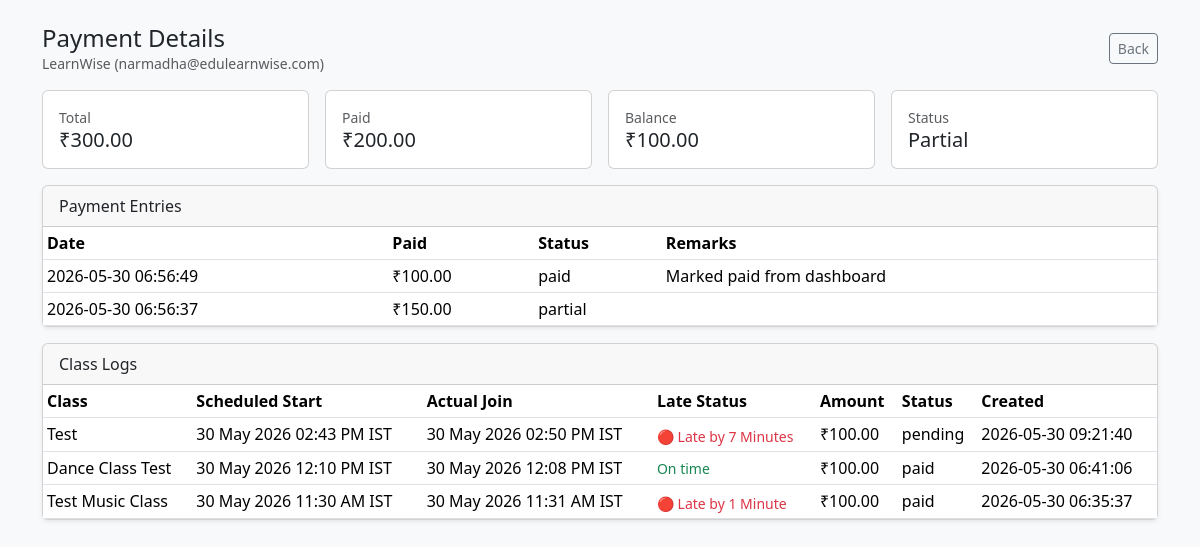
/LMS-Project/public/admin/payments/details?teacher_id=12 (signed in), run on an earlier commit of the app's database.
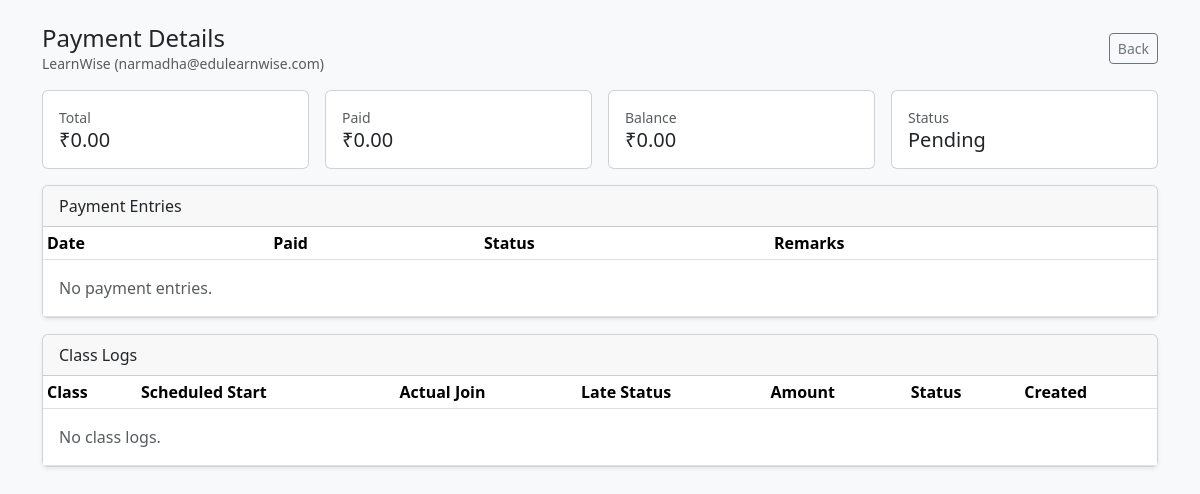
And on a later commit of the database.
### tables this page shows
CREATE TABLE `teacher_payments` (
  `id` int unsigned NOT NULL AUTO_INCREMENT,
  `teacher_id` int unsigned NOT NULL,
  `total_amount` decimal(10,2) NOT NULL DEFAULT '0.00',
  `paid_amount` decimal(10,2) NOT NULL DEFAULT '0.00',
  `balance_amount` decimal(10,2) NOT NULL DEFAULT '0.00',
  `payment_status` enum('pending','partial','paid','advance') NOT NULL DEFAULT 'pending',
  `payment_date` datetime DEFAULT NULL,
  `remarks` varchar(255) DEFAULT NULL,
  `created_at` timestamp NULL DEFAULT CURRENT_TIMESTAMP,
  PRIMARY KEY (`id`)
);

CREATE TABLE `teacher_payment_logs` (
  `id` int NOT NULL AUTO_INCREMENT,
  `teacher_id` int unsigned NOT NULL,
  `class_id` int unsigned NOT NULL,
  `amount` decimal(10,2) NOT NULL DEFAULT '0.00',
  `status` enum('pending','paid') NOT NULL DEFAULT 'pending',
  `created_at` datetime NOT NULL DEFAULT CURRENT_TIMESTAMP,
  PRIMARY KEY (`id`),
  KEY `idx_payment_logs_teacher` (`teacher_id`),
  KEY `idx_payment_logs_class` (`class_id`),
  KEY `idx_payment_logs_status` (`status`),
  CONSTRAINT `fk_payment_logs_class` FOREIGN KEY (`class_id`) REFERENCES `class_sessions` (`id`) ON DELETE CASCADE,
  CONSTRAINT `fk_payment_logs_teacher` FOREIGN KEY (`teacher_id`) REFERENCES `users` (`id`) ON DELETE CASCADE
);

CREATE TABLE `class_sessions` (
  `id` int unsigned NOT NULL AUTO_INCREMENT,
  `teacher_id` int unsigned NOT NULL,
  `class_master_id` int unsigned DEFAULT NULL,
  `title` varchar(255) NOT NULL,
  `description` text,
  `recurrence_parent_id` int unsigned DEFAULT NULL,
  `recurrence_rule` varchar(32) DEFAULT NULL,
  `recurrence_end_date` date DEFAULT NULL,
  `recurring_series_id` int unsigned DEFAULT NULL,
  `recurring_occurrence_id` int unsigned DEFAULT NULL,
  `start_datetime` datetime NOT NULL,
  `scheduled_time_utc` datetime DEFAULT NULL,
  `start_time_utc` datetime DEFAULT NULL,
  `end_datetime` datetime NOT NULL,
  `end_time_utc` datetime DEFAULT NULL,
  `timezone` varchar(64) NOT NULL DEFAULT 'UTC',
  `scheduled_timezone` varchar(100) NOT NULL DEFAULT 'UTC',
  `status` enum('scheduled','ongoing','completed','cancelled','rescheduled') NOT NULL DEFAULT 'scheduled',
  `meeting_link` varchar(255) DEFAULT NULL,
  `google_event_id` varchar(255) NOT NULL,
  `teacher_google_email` varchar(255) DEFAULT NULL,
  `google_meet_space_name` varchar(191) DEFAULT NULL,
  `google_meeting_code` varchar(128) DEFAULT NULL,
  `google_conference_id` varchar(255) DEFAULT NULL,
  `meeting_live_status` enum('pending','active','ended','sync_error') NOT NULL DEFAULT 'pending',
  `meeting_participant_count` int DEFAULT NULL,
  `payout_amount` decimal(10,2) NOT NULL DEFAULT '0.00' COMMENT 'Teacher payout when class completed',
  `student_fee` decimal(10,0) NOT NULL DEFAULT '0',
  `teacher_payout` decimal(10,0) NOT NULL,
  `zoom_meeting_id` varchar(191) DEFAULT NULL,
  `zoom_join_url` text,
  `zoom_start_url` text,
  `created_at` timestamp NULL DEFAULT CURRENT_TIMESTAMP,
  `updated_at` timestamp NULL DEFAULT CURRENT_TIMESTAMP ON UPDATE CURRENT_TIMESTAMP,
  `completed_at` datetime DEFAULT NULL,
  `actual_start_time` datetime DEFAULT NULL,
  `actual_end_time` datetime DEFAULT NULL,
  `actual_duration` int DEFAULT NULL,
  `actual_duration_minutes` int DEFAULT NULL,
  `recording_url` text,
  `recording_enabled` tinyint(1) NOT NULL DEFAULT '0',
  `recording_sync_status` enum('pending','processing','ready','failed') NOT NULL DEFAULT 'pending',
  `recording_sync_error` text,
  `recording_synced_at` datetime DEFAULT NULL,
  `teacher_joined_at` datetime DEFAULT NULL,
  `teacher_join_delay_minutes` int DEFAULT NULL,
  `recording_acknowledged_at` datetime DEFAULT NULL,
  `recording_acknowledged_by` int unsigned DEFAULT NULL,
  `student_joined_at` datetime DEFAULT NULL,
  PRIMARY KEY (`id`),
  KEY `fk_class_sessions_teacher` (`teacher_id`),
  KEY `fk_class_sessions_class_master` (`class_master_id`),
  CONSTRAINT `fk_class_sessions_class_master` FOREIGN KEY (`class_master_id`) REFERENCES `class_master` (`id`) ON DELETE SET NULL,
  CONSTRAINT `fk_class_sessions_teacher` FOREIGN KEY (`teacher_id`) REFERENCES `users` (`id`) ON DELETE RESTRICT
);

### LMS-Project/payments/payment_details.php (the view, shortened to what the changed rows need)
<?php
require_once __DIR__ . '/../app/config/config.php';
require_once __DIR__ . '/../app/lib/helpers.php';
require_once __DIR__ . '/payment_helper.php';
$teacherId = (int) ($_GET['teacher_id'] ?? 0);
$pdo = db();
$teacherStmt = $pdo->prepare('SELECT id, name, email FROM users WHERE id = :id AND role = "teacher" LIMIT 1');
$teacherStmt->execute(['id' => $teacherId]);
$teacher = $teacherStmt->fetch();
$snapshot = getTeacherPayoutSummary($teacherId);
$paymentsStmt = $pdo->prepare('SELECT * FROM teacher_payments WHERE teacher_id = :id ORDER BY created_at DESC, id DESC LIMIT 100');
$paymentsStmt->execute(['id' => $teacherId]);
$payments = $paymentsStmt->fetchAll() ?: [];
$logsStmt = $pdo->prepare(
    'SELECT tpl.*, cs.title AS class_title, cs.start_datetime, cs.start_time_utc,
            cs.scheduled_time_utc, cs.scheduled_timezone, cs.timezone,
            cs.teacher_joined_at, cs.teacher_join_delay_minutes
     FROM teacher_payment_logs tpl
     INNER JOIN class_sessions cs ON cs.id = tpl.class_id
     WHERE tpl.teacher_id = :id
     ORDER BY tpl.created_at DESC, tpl.id DESC
     LIMIT 200'
);
$logsStmt->execute(['id' => $teacherId]);
$logs = $logsStmt->fetchAll() ?: [];
$appBase = rtrim((string) appWebPath(), '/');
$paymentsRouteBase = $appBase . '/admin/payments';
?>
<!doctype html>
<html lang="en">
<head>
    <link href="https://cdn.jsdelivr.net/npm/bootstrap@5.3.3/dist/css/bootstrap.min.css" rel="stylesheet">
</head>
<body class="bg-light">
<div class="container py-4">
    <div class="d-flex justify-content-between align-items-center mb-3">
        <div>
            <h1 class="h4 mb-0">Payment Details</h1>
            <p class="small text-muted mb-0"><?= htmlspecialchars((string) $teacher['name']) ?> (<?= htmlspecialchars((string) $teacher['email']) ?>)</p>
        </div>
        <a href="<?= htmlspecialchars($paymentsRouteBase) ?>" class="btn btn-outline-secondary btn-sm">Back</a>
    </div>
    <div class="row g-3 mb-3">
        <div class="col-md-3"><div class="card"><div class="card-body"><div class="small text-muted">Total</div><div class="h5 mb-0"><?= htmlspecialchars(formatCurrency((float) $snapshot['total_earnings'])) ?></div></div></div></div>
        <div class="col-md-3"><div class="card"><div class="card-body"><div class="small text-muted">Paid</div><div class="h5 mb-0"><?= htmlspecialchars(formatCurrency((float) $snapshot['paid_amount'])) ?></div></div></div></div>
        <div class="col-md-3"><div class="card"><div class="card-body"><div class="small text-muted">Balance</div><div class="h5 mb-0"><?= htmlspecialchars(formatCurrency((float) $snapshot['pending_amount'])) ?></div></div></div></div>
        <div class="col-md-3"><div class="card"><div class="card-body"><div class="small text-muted">Status</div><div class="h5 mb-0 text-capitalize"><?= htmlspecialchars((string) $snapshot['status']) ?></div></div></div></div>
    </div>
    <div class="card shadow-sm mb-3">
        <div class="card-header">Payment Entries</div>
        <div class="table-responsive"><table class="table table-sm mb-0"><thead><tr><th>Date</th><th>Paid</th><th>Status</th><th>Remarks</th></tr></thead><tbody>
            <?php if (empty($payments)): ?><tr><td colspan="4" class="text-muted p-3">No payment entries.</td></tr><?php else: foreach ($payments as $p): ?>
                <tr>
                    <td><?= htmlspecialchars((string) ($p['payment_date'] ?? $p['created_at'] ?? '')) ?></td>
                    <td><?= htmlspecialchars(formatCurrency((float) ($p['paid_amount'] ?? 0))) ?></td>
                    <td><?= htmlspecialchars((string) ($p['payment_status'] ?? '')) ?></td>
                    <td><?= htmlspecialchars((string) ($p['remarks'] ?? '')) ?></td>
                </tr>
            <?php endforeach; endif; ?>
        </tbody></table></div>
    </div>
    <div class="card shadow-sm">
        <div class="card-header">Class Logs</div>
        <div class="table-responsive"><table class="table table-sm mb-0"><thead><tr><th>Class</th><th>Scheduled Start</th><th>Actual Join</th><th>Late Status</th><th>Amount</th><th>Status</th><th>Created</th></tr></thead><tbody>
            <?php if (empty($logs)): ?><tr><td colspan="7" class="text-muted p-3">No class logs.</td></tr><?php else: foreach ($logs as $l): ?>
                <tr>
                    <td><?= htmlspecialchars((string) ($l['class_title'] ?? '')) ?></td>
                    <td><?= htmlspecialchars(formatClassScheduledAt($l, 'd M Y h:i A T')) ?></td>
                    <td><?= !empty($l['teacher_joined_at']) ? htmlspecialchars(formatUtcForTimezone((string) $l['teacher_joined_at'], classScheduledTimezone($l, APP_TIMEZONE), 'd M Y h:i A T')) : '<span class="text-muted">Not recorded</span>' ?></td>
                    <td><?php $lateText = teacherLateJoinNoticeText($l); echo $lateText !== null ? teacherLateJoinNoticeHtml($l, 'mb-0') : '<span class="text-success small">On time</span>'; ?></td>
                    <td><?= htmlspecialchars(formatCurrency((float) ($l['amount'] ?? 0))) ?></td>
                    <td><?= htmlspecialchars((string) ($l['status'] ?? '')) ?></td>
                    <td><?= htmlspecialchars((string) ($l['created_at'] ?? '')) ?></td>
                </tr>
            <?php endforeach; endif; ?>
        </tbody></table></div>
    </div>
</div>
</body>
</html>

### LMS-Project/app/lib/helpers.php (shortened to what the changed rows need)
<?php
if (!function_exists('parseInrAmount')) {
    function parseInrAmount(mixed $value): float
    {
        return round((float) $value, 2);
    }
}
if (!function_exists('formatCurrency')) {
    function formatCurrency($amount): string
    {
        return '₹' . number_format(parseInrAmount($amount), 2);
    }
}
if (!function_exists('appWebPath')) {
    function appWebPath(): string
    {
        static $cached = null;
        if ($cached !== null) {
            return $cached;
        }
        $webPath = '';
        if (defined('APP_URL') && APP_URL !== '') {
            $parsed = parse_url((string) APP_URL);
            $webPath = is_array($parsed) ? rtrim((string) ($parsed['path'] ?? ''), '/') : '';
        }
        $cached = $webPath;
        return $cached;
    }
}
if (!function_exists('timezoneAliasMap')) {
    function timezoneAliasMap(): array
    {
        return [
            'UTC' => 'UTC',
            'GMT' => 'Etc/GMT',
            'IST' => 'Asia/Kolkata',
            'EST' => 'America/New_York',
            'PST' => 'America/Los_Angeles',
        ];
    }
}
if (!function_exists('normalizeTimezone')) {
    function normalizeTimezone(?string $timezone, ?string $fallback = 'UTC'): string
    {
        $fallback = $fallback !== null && trim($fallback) !== '' ? $fallback : 'UTC';
        $fallback = trim($fallback);
        $value = trim((string) $timezone);
        $aliasMap = timezoneAliasMap();
        $candidate = $aliasMap[strtoupper($value)] ?? $value;
        try {
            return $candidate;
        } catch (Throwable $e) {
            logTimezoneFix([
                'event' => 'invalid_timezone_fallback',
                'requested_timezone' => $value,
                'fallback_timezone' => $fallback,
                'error' => $e->getMessage(),
            ]);
            logTimezoneConversion([
                'event' => 'invalid_timezone_fallback',
                'requested_timezone' => $value,
                'fallback_timezone' => $fallback,
                'error' => $e->getMessage(),
            ]);
            return $fallback;
        }
    }
}
if (!function_exists('utcDateTimeImmutable')) {
    function utcDateTimeImmutable(?string $value): ?DateTimeImmutable
    {
        $value = trim((string) $value);
        try {
            return new DateTimeImmutable($value, new DateTimeZone('UTC'));
        } catch (Throwable $e) {
            logTimezoneFix([
                'event' => 'invalid_utc_datetime',
                'value' => $value,
                'error' => $e->getMessage(),
            ]);
            logTimezoneConversion([
                'event' => 'invalid_utc_datetime',
                'value' => $value,
                'error' => $e->getMessage(),
            ]);
            return null;
        }
    }
}
if (!function_exists('formatUtcForTimezone')) {
    function formatUtcForTimezone(?string $utcValue, ?string $timezone = null, string $format = 'd M Y h:i A T'): string
    {
        $dt = utcDateTimeImmutable($utcValue);
        $targetTimezone = normalizeTimezone($timezone ?? 'UTC');
        return $dt->setTimezone(new DateTimeZone($targetTimezone))->format($format);
    }
}
if (!function_exists('classScheduledTimezone')) {
    function classScheduledTimezone(?array $classRow, string $fallback = 'UTC'): string
    {
        return normalizeTimezone(
            (string) ($classRow['scheduled_timezone'] ?? $classRow['timezone'] ?? $fallback),
            $fallback
        );
    }
}
if (!function_exists('classStartUtcValue')) {
    function classStartUtcValue(?array $classRow): ?string
    {
        $value = $classRow['start_time_utc'] ?? $classRow['start_datetime'] ?? $classRow['scheduled_time_utc'] ?? null;
        $value = is_string($value) ? trim($value) : '';
        return $value !== '' ? $value : null;
    }
}
if (!function_exists('formatClassScheduledAt')) {
    function formatClassScheduledAt(?array $classRow, string $format = 'd M Y h:i A T'): string
    {
        return formatUtcForTimezone(
            classStartUtcValue($classRow),
            classScheduledTimezone($classRow, APP_TIMEZONE),
            $format
        );
    }
}
if (!function_exists('teacherJoinDelayMinutes')) {
    function teacherJoinDelayMinutes(?array $classRow): ?int
    {
        $joinUtc = trim((string) ($classRow['teacher_joined_at'] ?? ''));
        $startUtc = classStartUtcValue($classRow);
        try {
            $start = new DateTimeImmutable($startUtc, new DateTimeZone('UTC'));
            $join = new DateTimeImmutable($joinUtc, new DateTimeZone('UTC'));
            return max(0, (int) floor(($join->getTimestamp() - $start->getTimestamp()) / 60));
        } catch (\Throwable) {
            return null;
        }
    }
}
if (!function_exists('formatTeacherLateMinutes')) {
    function formatTeacherLateMinutes(int $minutes): string
    {
        $minutes = max(0, $minutes);
        return $minutes . ' Minute' . ($minutes === 1 ? '' : 's');
    }
}
if (!function_exists('isTeacherLateJoin')) {
    function isTeacherLateJoin(?array $classRow, int $thresholdMinutes = 1): bool
    {
        $delay = teacherJoinDelayMinutes($classRow);
        return $delay !== null && $delay >= $thresholdMinutes;
    }
}
if (!function_exists('teacherLateJoinNoticeText')) {
    function teacherLateJoinNoticeText(?array $classRow): ?string
    {
        if (!isTeacherLateJoin($classRow)) {
            return null;
        }
        $delay = teacherJoinDelayMinutes($classRow);
        return 'Late by ' . formatTeacherLateMinutes((int) $delay);
    }
}
if (!function_exists('teacherLateStatusText')) {
    function teacherLateStatusText(?array $classRow, string $viewer = 'admin'): ?string
    {
        $joinedText = teacherLateJoinNoticeText($classRow);
        if ($joinedText !== null) {
            return $joinedText;
        }
        $currentDelay = teacherCurrentLateMinutes($classRow);
        return 'Currently ' . $currentDelay . ' minute' . ($currentDelay === 1 ? '' : 's') . ' late';
    }
}
if (!function_exists('teacherLateJoinNoticeHtml')) {
    function teacherLateJoinNoticeHtml(?array $classRow, string $extraClass = '', string $viewer = 'admin'): string
    {
        $text = teacherLateStatusText($classRow, $viewer);
        $classAttr = trim('teacher-late-join-notice text-danger small d-block mt-1 ' . $extraClass);
        return '<span class="' . htmlspecialchars($classAttr, ENT_QUOTES, 'UTF-8') . '">'
            . '&#128308; ' . htmlspecialchars($text, ENT_QUOTES, 'UTF-8')
            . '</span>';
    }
}

What changed in the data, as far as the page shows it:
removed teacher_payments: payment_date "2026-05-30 06:56:49", paid_amount "₹100.00", payment_status "paid", remarks "Marked paid from dashboard"
removed teacher_payments: payment_date "2026-05-30 06:56:37", paid_amount "₹150.00", payment_status "partial"
removed teacher_payment_logs: class.title "Test", class.scheduled_timezone "30 May 2026 02:43 PM IST", class.scheduled_timezone "30 May 2026 02:50 PM IST", class.start_time_utc "Late by 7 Minutes", amount "₹100.00", status "pending", created_at "2026-05-30 09:21:40"
removed teacher_payment_logs: class.title "Dance Class Test", class.scheduled_timezone "30 May 2026 12:10 PM IST", class.scheduled_timezone "30 May 2026 12:08 PM IST", shows "On time", amount "₹100.00", status "paid", created_at "2026-05-30 06:41:06"
removed teacher_payment_logs: class.title "Test Music Class", class.scheduled_timezone "30 May 2026 11:30 AM IST", class.scheduled_timezone "30 May 2026 11:31 AM IST", class.start_time_utc "Late by 1 Minute", amount "₹100.00", status "paid", created_at "2026-05-30 06:35:37"
Also different on the page:
formatCurrency((float) $snapshot['total_earnings']): "₹300.00" → "₹0.00"
formatCurrency((float) $snapshot['paid_amount']): "₹200.00" → "₹0.00"
formatCurrency((float) $snapshot['pending_amount']): "₹100.00" → "₹0.00"
$snapshot['status']: "Partial" → "Pending"
text now shown: "No payment entries. No class logs."
